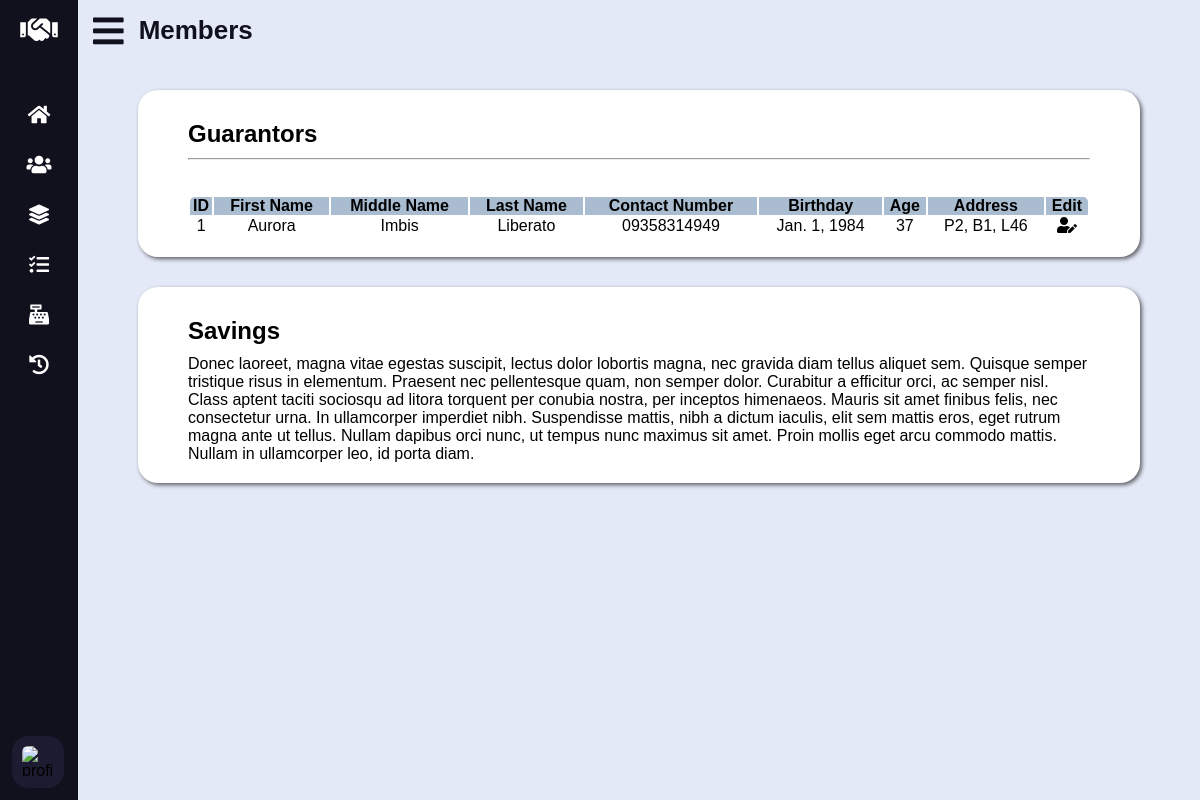
Page /members.php on the earlier database version.
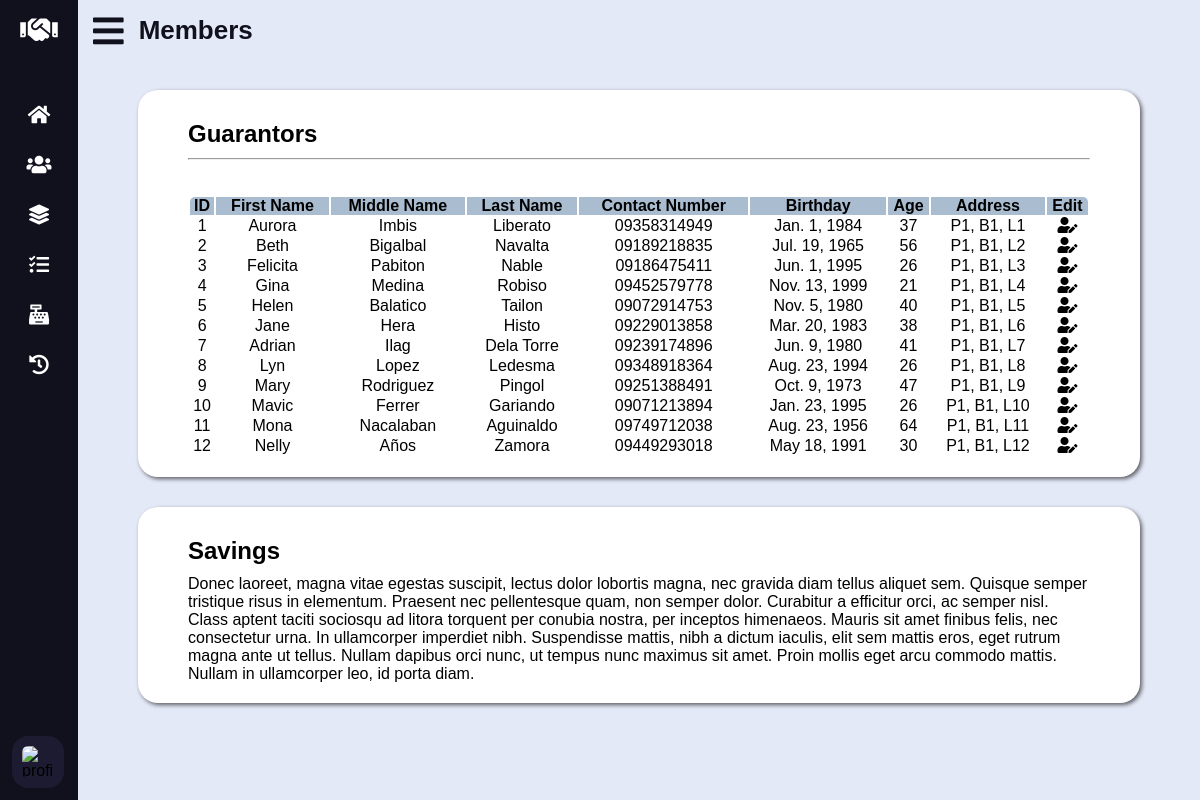
Same page on the later database version.
### tables this page shows
CREATE TABLE `guarantor` (
	`guarantor_id` INT UNSIGNED AUTO_INCREMENT PRIMARY KEY,
	`number_of_share` TINYINT NOT NULL,
	`data_subject_id` INT UNSIGNED,

	CONSTRAINT fk_guarantor_data_subject FOREIGN KEY (`data_subject_id`)
		REFERENCES `data_subject` (`data_subject_id`)
		ON UPDATE CASCADE
		ON DELETE RESTRICT
);

CREATE TABLE `data_subject` (
	`data_subject_id` INT UNSIGNED AUTO_INCREMENT PRIMARY KEY,
	`fname` VARCHAR(50) NOT NULL,
	`mname` VARCHAR(50) NOT NULL,
	`lname` VARCHAR(50) NOT NULL,
	`contact_no` CHAR(11) NOT NULL,
	`bday` DATE NOT NULL,
	`phase_block_lot` VARCHAR(20) NOT NULL
);

### lib/database-handler.php (called while the page is built, shortened)
<?php
class Database {
	private $host = DB_HOST;
	private $dbname = DB_NAME;
	private $charset = DB_CHARSET;
	private $user = DB_USER;
	private $password = DB_PASSWORD;
	private $dbh;
	private $stmt;
	public function __construct() {
		$dsn = "mysql:host=".$this->host.";charset=".$this->charset.";dbname=".$this->dbname;
		$options = array (
			PDO::ATTR_PERSISTENT => true,
			PDO::ATTR_ERRMODE => PDO::ERRMODE_EXCEPTION,
			PDO::ATTR_ORACLE_NULLS => PDO::NULL_NATURAL
		);
		try {
			$this->dbh = new PDO($dsn, $this->user, $this->password, $options);
		}
		catch ( PDOException $e ) {
			$this->error = $e->getMessage();
		}
	}
	public function query($query) {
		$this->stmt = $this->dbh->prepare($query);
	}
	public function bind($param, $value, $type = null) {
		if (is_null($type)) {
			switch (true) {
				default:
					$type = PDO::PARAM_STR;
			}
		}
		$this->stmt->bindValue($param, $value, $type);
	}
	public function execute(){
		return $this->stmt->execute();
	}
	public function resultSet() {
		$this->execute();
		return $this->stmt->fetchAll(PDO::FETCH_OBJ);
	}
	public function resultColumn() {
		$this->execute();
		return $this->stmt->fetchColumn();
	}
}

### models/Guarantor.php (called while the page is built)
<?php
class Guarantor {
	private $db;
	public function __construct() {
		$this->db = new Database();
	}
	public function getGuarantors() {
		$this->db->query("SELECT * FROM `data_subject` INNER JOIN `guarantor` USING (`data_subject_id`)");
		return $this->db->resultSet();
	}
}

### lib/conversion-util.php (called while the page is built)
<?php
class Converter {
	public function bdayToAge($bday) {
		$db = new Database();
		$db->query("CALL calculate_age(?, @age)");
		$db->bind(1, $bday);
		$db->execute();
		$db->query("SELECT @age");
		return $db->resultColumn();
	}
	public function shortToLongDate($date, $datetime) {
		if (isset($date)) {
			$time_stamp = strtotime($date);
			$format = "M. j, Y";
		}
		else {
			$time_stamp = strtotime($datetime);
			$format = "M. j, Y \\a\\t g:i A";
		}
		$formatted_date = date($format, $time_stamp);
		if (strpos($formatted_date, "May") !== false)
			$formatted_date = str_replace(".", "", $formatted_date);
		return $formatted_date;
	}
}

### members.php (the view, shortened to what this page needs)
<?php
	require_once "lib/database-handler.php";
	require_once "lib/conversion-util.php";
	require_once "models/Guarantor.php";
	$converter = new Converter();
	$guarantor = new Guarantor();
	$guarantors = $guarantor->getGuarantors();
?>
<!DOCTYPE html>
<html lang="en">
<head>
	<link rel="stylesheet" type="text/css" href="css/all.min.css" />
	<link rel="stylesheet" type="text/css" href="css/datatables.min.css" />
	<link rel="stylesheet" type="text/css" href="css/tingle.min.css" />
	<link rel="stylesheet" type="text/css" href="css/style.css" />
	<link rel="stylesheet" type="text/css" href="css/vertical-nav-bar.css" />
	<link rel="stylesheet" type="text/css" href="css/tables.css" />
	<link rel="stylesheet" type="text/css" href="css/media-queries.css" />
</head>
<body>
	<main>
		<header>
			<i class="fas fa-bars"></i>
			<h2 class="text">Members</h2>
		</header>
		<section id="guarantors">
			<h3>Guarantors</h3>
			<hr />
			<table id="guarantors-tbl" class="display cell-border" width="100%">
				<thead>
					<tr>
						<th>ID</th>
						<th>First Name</th>
						<th>Middle Name</th>
						<th>Last Name</th>
						<th>Contact Number</th>
						<th>Birthday</th>
						<th>Age</th>
						<th>Address</th>
						<th>Edit</th>
					</tr>
				</thead>
				<tbody>
					<?php foreach ($guarantors as $g): ?>
					<tr>
						<td><?php echo $g->guarantor_id ?></td>
						<td><?php echo $g->fname ?></td>
						<td><?php echo $g->mname ?></td>
						<td><?php echo $g->lname ?></td>
						<td><?php echo $g->contact_no ?></td>
						<td><?php echo $converter->shortToLongDate($g->bday, null) ?></td>
						<td><?php echo $converter->bdayToAge($g->bday); ?></td>
						<td><?php echo $g->phase_block_lot ?></td>
						<td><i class="fas fa-user-edit"></i></td>
					</tr>
					<?php endforeach; ?>
				</tbody>
			</table>
		</section>
		<section id="savings">
			<h3>Savings</h3>
			<p>
				Donec laoreet, magna vitae egestas suscipit, lectus dolor lobortis magna, nec gravida diam tellus aliquet sem. Quisque semper tristique risus in elementum. Praesent nec pellentesque quam, non semper dolor. Curabitur a efficitur orci, ac semper nisl. Class aptent taciti sociosqu ad litora torquent per conubia nostra, per inceptos himenaeos. Mauris sit amet finibus felis, nec consectetur urna. In ullamcorper imperdiet nibh. Suspendisse mattis, nibh a dictum iaculis, elit sem mattis eros, eget rutrum magna ante ut tellus. Nullam dapibus orci nunc, ut tempus nunc maximus sit amet. Proin mollis eget arcu commodo mattis. Nullam in ullamcorper leo, id porta diam.
			</p>
		</section>
	</main>
</body>
</html>

### css/style.css (style rules this page uses)
:root { --xiketic: #11101d; --dark-purple: #1d1b31; --link-water: #e4e9f7; --light-steel-blue: #a9bcd0; --roman-silver: #787e87; }
* { box-sizing: border-box; font-family: "Poppins", sans-serif; margin: 0; padding: 0; }
html, body { height: 100%; }
main { background: var(--link-water); left: 280px; min-height: 100vh; position: relative; transition: all 0.5s ease; width: calc(100% - 280px); }
main header { align-items: center; color: var(--xiketic); display: flex; font-size: 35px; height: 60px; overflow: hidden; }
main header .fa-bars { cursor: pointer; margin: 0 15px; }
h2 { font-size: 26px; font-weight: 600; }
h3 { font-size: 24px; margin: 10px 0; }
section { margin: 30px 60px; padding: 20px 50px; box-shadow: 2px 2px 4px rgba(0, 0, 0, 0.6); background-color: #fff; border-radius: 20px; }
hr { margin-bottom: 15px; }

### css/vertical-nav-bar.css (style rules this page uses)
nav { background: var(--xiketic); height: 100%; left: 0; position: fixed; top: 0; transition: all 0.5s ease; width: 280px; z-index: 100; }
nav.closed { width: 78px; }
nav h1 { align-items: center; display: flex; height: 60px; width: 100%; }
nav h1 .fa-handshake { color: #fff; font-size: 30px; height: 50px; line-height: 50px; min-width: 78px; text-align: center; }
nav .nav-links { height: 100%; overflow: auto; padding: 30px 0 150px 0; }
nav.closed .nav-links { overflow: visible; }
nav .nav-links li { list-style: none; position: relative; transition: all 0.4s ease; }
nav .nav-links li .parent-menu { align-items: center; display: flex; justify-content: space-between; }
nav.closed .nav-links li .parent-menu { display: block }
nav .nav-links li i { color: #fff; cursor: pointer; font-size: 20px; height: 50px; line-height: 50px; min-width: 78px; text-align: center; transition: all 0.3s ease; }
nav .nav-links li a { align-items: center; display: flex; text-decoration: none; }
nav .profile-details { align-items: center; background: var(--dark-purple); bottom: 0; display: flex; justify-content: flex-start; padding: 12px 0; position: fixed; transition: all 0.5s ease; width: 280px; }
nav.closed .profile-details { background: none; }
nav.closed .profile-details { width: 78px; }
nav .profile-details .profile-content { align-items: center; display: flex; }
nav .profile-details img { background: var(--dark-purple); border-radius: 16px; height: 52px; margin: 0 14px 0 12px; object-fit: cover; transition: all 0.5s ease; width: 52px; }
nav.closed .profile-details img { padding: 10px; }
nav.closed ~ main { left: 78px; width: calc(100% - 78px); }

### css/tables.css (style rules this page uses)
#guarantors-tbl { padding-top: 20px !important; }
table { text-align: center; }
table thead th { font-family: "Poppins Regular", sans-serif; background-color: var(--light-steel-blue); }
table thead th:first-child { border-radius: 5px 0 0 0; }
table thead th:last-child { border-radius: 0 5px 0 0; }

Differences in the rows shown:
changed guarantor "Aurora": data_subject.phase_block_lot "P2, B1, L46" → "P1, B1, L1"
added guarantor: guarantor_id "2", data_subject.fname "Beth", data_subject.mname "Bigalbal", data_subject.lname "Navalta", data_subject.contact_no "09189218835", data_subject.bday "Jul. 19, 1965", bday "56", data_subject.phase_block_lot "P1, B1, L2"
added guarantor: guarantor_id "3", data_subject.fname "Felicita", data_subject.mname "Pabiton", data_subject.lname "Nable", data_subject.contact_no "09186475411", data_subject.bday "Jun. 1, 1995", bday "26", data_subject.phase_block_lot "P1, B1, L3"
added guarantor: guarantor_id "4", data_subject.fname "Gina", data_subject.mname "Medina", data_subject.lname "Robiso", data_subject.contact_no "09452579778", data_subject.bday "Nov. 13, 1999", bday "21", data_subject.phase_block_lot "P1, B1, L4"
added guarantor: guarantor_id "5", data_subject.fname "Helen", data_subject.mname "Balatico", data_subject.lname "Tailon", data_subject.contact_no "09072914753", data_subject.bday "Nov. 5, 1980", bday "40", data_subject.phase_block_lot "P1, B1, L5"
added guarantor: guarantor_id "6", data_subject.fname "Jane", data_subject.mname "Hera", data_subject.lname "Histo", data_subject.contact_no "09229013858", data_subject.bday "Mar. 20, 1983", bday "38", data_subject.phase_block_lot "P1, B1, L6"
added guarantor: guarantor_id "7", data_subject.fname "Adrian", data_subject.mname "Ilag", data_subject.lname "Dela Torre", data_subject.contact_no "09239174896", data_subject.bday "Jun. 9, 1980", bday "41", data_subject.phase_block_lot "P1, B1, L7"
added guarantor: guarantor_id "8", data_subject.fname "Lyn", data_subject.mname "Lopez", data_subject.lname "Ledesma", data_subject.contact_no "09348918364", data_subject.bday "Aug. 23, 1994", bday "26", data_subject.phase_block_lot "P1, B1, L8"
added guarantor: guarantor_id "9", data_subject.fname "Mary", data_subject.mname "Rodriguez", data_subject.lname "Pingol", data_subject.contact_no "09251388491", data_subject.bday "Oct. 9, 1973", bday "47", data_subject.phase_block_lot "P1, B1, L9"
added guarantor: guarantor_id "10", data_subject.fname "Mavic", data_subject.mname "Ferrer", data_subject.lname "Gariando", data_subject.contact_no "09071213894", data_subject.bday "Jan. 23, 1995", bday "26", data_subject.phase_block_lot "P1, B1, L10"
added guarantor: guarantor_id "11", data_subject.fname "Mona", data_subject.mname "Nacalaban", data_subject.lname "Aguinaldo", data_subject.contact_no "09749712038", data_subject.bday "Aug. 23, 1956", bday "64", data_subject.phase_block_lot "P1, B1, L11"
added guarantor: guarantor_id "12", data_subject.fname "Nelly", data_subject.mname "Años", data_subject.lname "Zamora", data_subject.contact_no "09449293018", data_subject.bday "May 18, 1991", bday "30", data_subject.phase_block_lot "P1, B1, L12"
